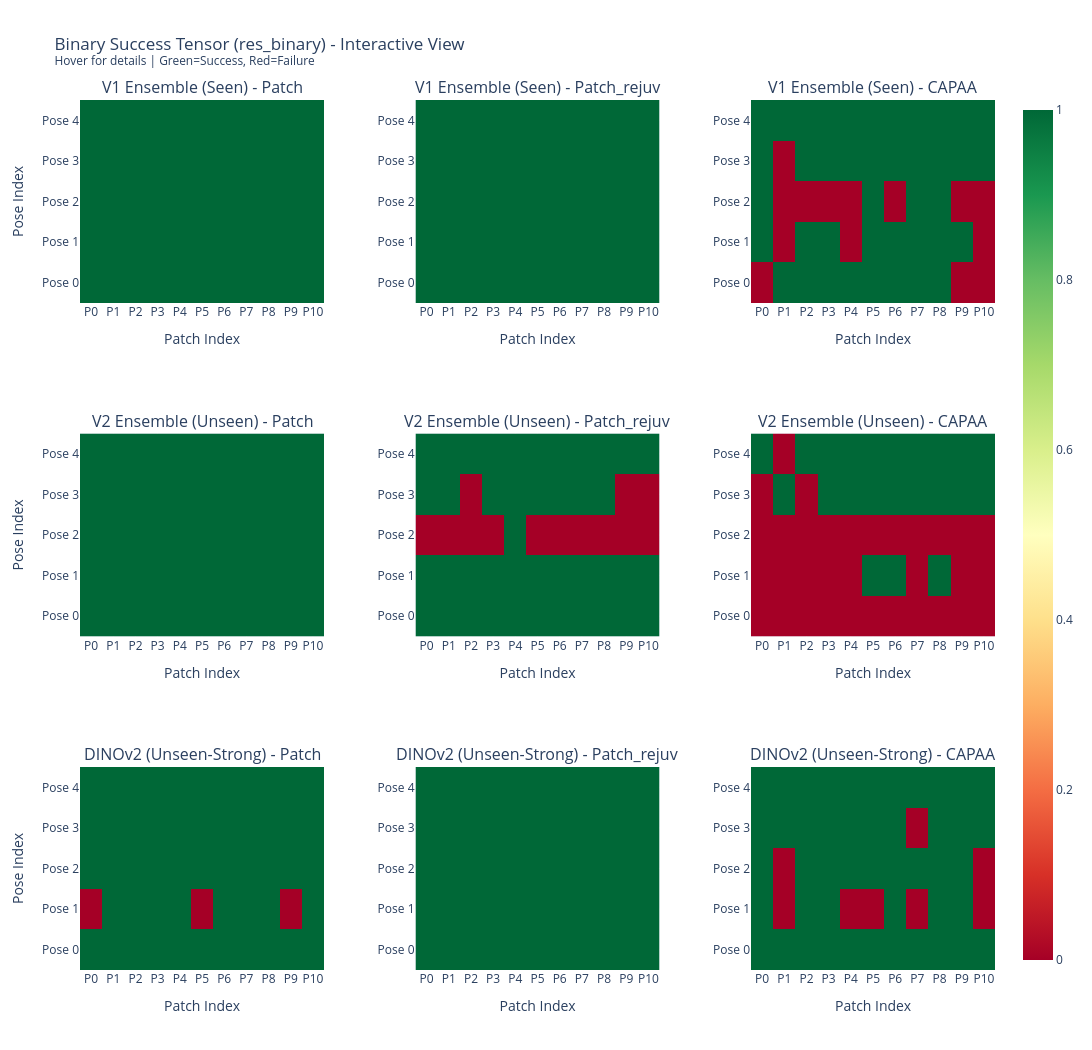

Notebook code cell kept with this figure:
### Code cell
# Interactive Plotly Heatmaps
import plotly.graph_objects as go
from plotly.subplots import make_subplots

# Get approaches that actually have data
available_approaches = list(set(m['approach'] for m in all_metrics))
n_approaches = len(available_approaches)

# Create subplots - n_approaches columns x n_models rows
fig = make_subplots(
    rows=len(models_to_analyze), 
    cols=n_approaches,
    subplot_titles=[f"{model_display_names.get(m, m)} - {approach}" 
                    for m in models_to_analyze 
                    for approach in available_approaches],
    horizontal_spacing=0.1,
    vertical_spacing=0.15
)

for idx, model_name in enumerate(models_to_analyze):
    display_name = model_display_names.get(model_name, model_name)
    row = idx + 1
    
    for col_idx, approach in enumerate(available_approaches):
        m = next((m for m in all_metrics if m['approach'] == approach and m['model'] == model_name), None)
        
        if m:
            fig.add_trace(
                go.Heatmap(
                    z=m['res_binary'],
                    x=[f"P{i}" for i in range(m['res_binary'].shape[1])],
                    y=[f"Pose {i}" for i in range(m['res_binary'].shape[0])],
                    colorscale='RdYlGn',
                    zmin=0, zmax=1,
                    showscale=(idx == 0 and col_idx == 0),
                    hovertemplate='Pose: %{y}<br>Patch: %{x}<br>Success: %{z}<extra></extra>',
                    name=f'{approach} {display_name}'
                ),
                row=row, col=col_idx + 1
            )

fig.update_layout(
    title_text='Binary Success Tensor (res_binary) - Interactive View<br><sup>Hover for details | Green=Success, Red=Failure</sup>',
    height=350 * len(models_to_analyze),
    width=400 * max(n_approaches, 2),
)

# Update axes labels
for i in range(len(models_to_analyze)):
    for j in range(n_approaches):
        fig.update_xaxes(title_text='Patch Index', row=i+1, col=j+1)
    fig.update_yaxes(title_text='Pose Index', row=i+1, col=1)

fig.show()

# Save interactive HTML
fig.write_html("tensor_heatmap_interactive.html")
print("✓ Saved interactive heatmap to tensor_heatmap_interactive.html")

### Figure 1 — Plotly figure (JSON) as saved in the notebook; plotly's stock layout.template omitted (floating-point values rounded to 4 significant figures)
{"data": [{"colorscale": [[0, "rgb(165,0,38)"], [0.1, "rgb(215,48,39)"], [0.2, "rgb(244,109,67)"], [0.3, "rgb(253,174,97)"], [0.4, "rgb(254,224,139)"], [0.5, "rgb(255,255,191)"], [0.6, "rgb(217,239,139)"], [0.7, "rgb(166,217,106)"], [0.8, "rgb(102,189,99)"], [0.9, "rgb(26,152,80)"], [1, "rgb(0,104,55)"]], "hovertemplate": "Pose: %{y}<br>Patch: %{x}<br>Success: %{z}<extra></extra>", "name": "Patch V1 Ensemble (Seen)", "showscale": true, "type": "heatmap", "x": ["P0", "P1", "P2", "P3", "P4", "P5", "P6", "P7", "P8", "P9", "P10"], "xaxis": "x", "y": ["Pose 0", "Pose 1", "Pose 2", "Pose 3", "Pose 4"], "yaxis": "y", "z": [[1, 1, 1, 1, 1, 1, 1, 1, 1, 1, 1], [1, 1, 1, 1, 1, 1, 1, 1, 1, 1, 1], [1, 1, 1, 1, 1, 1, 1, 1, 1, 1, 1], [1, 1, 1, 1, 1, 1, 1, 1, 1, 1, 1], [1, 1, 1, 1, 1, 1, 1, 1, 1, 1, 1]], "zmax": 1, "zmin": 0}, {"colorscale": [[0, "rgb(165,0,38)"], [0.1, "rgb(215,48,39)"], [0.2, "rgb(244,109,67)"], [0.3, "rgb(253,174,97)"], [0.4, "rgb(254,224,139)"], [0.5, "rgb(255,255,191)"], [0.6, "rgb(217,239,139)"], [0.7, "rgb(166,217,106)"], [0.8, "rgb(102,189,99)"], [0.9, "rgb(26,152,80)"], [1, "rgb(0,104,55)"]], "hovertemplate": "Pose: %{y}<br>Patch: %{x}<br>Success: %{z}<extra></extra>", "name": "Patch_rejuv V1 Ensemble (Seen)", "showscale": false, "type": "heatmap", "x": ["P0", "P1", "P2", "P3", "P4", "P5", "P6", "P7", "P8", "P9", "P10"], "xaxis": "x2", "y": ["Pose 0", "Pose 1", "Pose 2", "Pose 3", "Pose 4"], "yaxis": "y2", "z": [[1, 1, 1, 1, 1, 1, 1, 1, 1, 1, 1], [1, 1, 1, 1, 1, 1, 1, 1, 1, 1, 1], [1, 1, 1, 1, 1, 1, 1, 1, 1, 1, 1], [1, 1, 1, 1, 1, 1, 1, 1, 1, 1, 1], [1, 1, 1, 1, 1, 1, 1, 1, 1, 1, 1]], "zmax": 1, "zmin": 0}, {"colorscale": [[0, "rgb(165,0,38)"], [0.1, "rgb(215,48,39)"], [0.2, "rgb(244,109,67)"], [0.3, "rgb(253,174,97)"], [0.4, "rgb(254,224,139)"], [0.5, "rgb(255,255,191)"], [0.6, "rgb(217,239,139)"], [0.7, "rgb(166,217,106)"], [0.8, "rgb(102,189,99)"], [0.9, "rgb(26,152,80)"], [1, "rgb(0,104,55)"]], "hovertemplate": "Pose: %{y}<br>Patch: %{x}<br>Success: %{z}<extra></extra>", "name": "CAPAA V1 Ensemble (Seen)", "showscale": false, "type": "heatmap", "x": ["P0", "P1", "P2", "P3", "P4", "P5", "P6", "P7", "P8", "P9", "P10"], "xaxis": "x3", "y": ["Pose 0", "Pose 1", "Pose 2", "Pose 3", "Pose 4"], "yaxis": "y3", "z": [[0, 1, 1, 1, 1, 1, 1, 1, 1, 0, 0], [1, 0, 1, 1, 0, 1, 1, 1, 1, 1, 0], [1, 0, 0, 0, 0, 1, 0, 1, 1, 0, 0], [1, 0, 1, 1, 1, 1, 1, 1, 1, 1, 1], [1, 1, 1, 1, 1, 1, 1, 1, 1, 1, 1]], "zmax": 1, "zmin": 0}, {"colorscale": [[0, "rgb(165,0,38)"], [0.1, "rgb(215,48,39)"], [0.2, "rgb(244,109,67)"], [0.3, "rgb(253,174,97)"], [0.4, "rgb(254,224,139)"], [0.5, "rgb(255,255,191)"], [0.6, "rgb(217,239,139)"], [0.7, "rgb(166,217,106)"], [0.8, "rgb(102,189,99)"], [0.9, "rgb(26,152,80)"], [1, "rgb(0,104,55)"]], "hovertemplate": "Pose: %{y}<br>Patch: %{x}<br>Success: %{z}<extra></extra>", "name": "Patch V2 Ensemble (Unseen)", "showscale": false, "type": "heatmap", "x": ["P0", "P1", "P2", "P3", "P4", "P5", "P6", "P7", "P8", "P9", "P10"], "xaxis": "x4", "y": ["Pose 0", "Pose 1", "Pose 2", "Pose 3", "Pose 4"], "yaxis": "y4", "z": [[1, 1, 1, 1, 1, 1, 1, 1, 1, 1, 1], [1, 1, 1, 1, 1, 1, 1, 1, 1, 1, 1], [1, 1, 1, 1, 1, 1, 1, 1, 1, 1, 1], [1, 1, 1, 1, 1, 1, 1, 1, 1, 1, 1], [1, 1, 1, 1, 1, 1, 1, 1, 1, 1, 1]], "zmax": 1, "zmin": 0}, {"colorscale": [[0, "rgb(165,0,38)"], [0.1, "rgb(215,48,39)"], [0.2, "rgb(244,109,67)"], [0.3, "rgb(253,174,97)"], [0.4, "rgb(254,224,139)"], [0.5, "rgb(255,255,191)"], [0.6, "rgb(217,239,139)"], [0.7, "rgb(166,217,106)"], [0.8, "rgb(102,189,99)"], [0.9, "rgb(26,152,80)"], [1, "rgb(0,104,55)"]], "hovertemplate": "Pose: %{y}<br>Patch: %{x}<br>Success: %{z}<extra></extra>", "name": "Patch_rejuv V2 Ensemble (Unseen)", "showscale": false, "type": "heatmap", "x": ["P0", "P1", "P2", "P3", "P4", "P5", "P6", "P7", "P8", "P9", "P10"], "xaxis": "x5", "y": ["Pose 0", "Pose 1", "Pose 2", "Pose 3", "Pose 4"], "yaxis": "y5", "z": [[1, 1, 1, 1, 1, 1, 1, 1, 1, 1, 1], [1, 1, 1, 1, 1, 1, 1, 1, 1, 1, 1], [0, 0, 0, 0, 1, 0, 0, 0, 0, 0, 0], [1, 1, 0, 1, 1, 1, 1, 1, 1, 0, 0], [1, 1, 1, 1, 1, 1, 1, 1, 1, 1, 1]], "zmax": 1, "zmin": 0}, {"colorscale": [[0, "rgb(165,0,38)"], [0.1, "rgb(215,48,39)"], [0.2, "rgb(244,109,67)"], [0.3, "rgb(253,174,97)"], [0.4, "rgb(254,224,139)"], [0.5, "rgb(255,255,191)"], [0.6, "rgb(217,239,139)"], [0.7, "rgb(166,217,106)"], [0.8, "rgb(102,189,99)"], [0.9, "rgb(26,152,80)"], [1, "rgb(0,104,55)"]], "hovertemplate": "Pose: %{y}<br>Patch: %{x}<br>Success: %{z}<extra></extra>", "name": "CAPAA V2 Ensemble (Unseen)", "showscale": false, "type": "heatmap", "x": ["P0", "P1", "P2", "P3", "P4", "P5", "P6", "P7", "P8", "P9", "P10"], "xaxis": "x6", "y": ["Pose 0", "Pose 1", "Pose 2", "Pose 3", "Pose 4"], "yaxis": "y6", "z": [[0, 0, 0, 0, 0, 0, 0, 0, 0, 0, 0], [0, 0, 0, 0, 0, 1, 1, 0, 1, 0, 0], [0, 0, 0, 0, 0, 0, 0, 0, 0, 0, 0], [0, 1, 0, 1, 1, 1, 1, 1, 1, 1, 1], [1, 0, 1, 1, 1, 1, 1, 1, 1, 1, 1]], "zmax": 1, "zmin": 0}, {"colorscale": [[0, "rgb(165,0,38)"], [0.1, "rgb(215,48,39)"], [0.2, "rgb(244,109,67)"], [0.3, "rgb(253,174,97)"], [0.4, "rgb(254,224,139)"], [0.5, "rgb(255,255,191)"], [0.6, "rgb(217,239,139)"], [0.7, "rgb(166,217,106)"], [0.8, "rgb(102,189,99)"], [0.9, "rgb(26,152,80)"], [1, "rgb(0,104,55)"]], "hovertemplate": "Pose: %{y}<br>Patch: %{x}<br>Success: %{z}<extra></extra>", "name": "Patch DINOv2 (Unseen-Strong)", "showscale": false, "type": "heatmap", "x": ["P0", "P1", "P2", "P3", "P4", "P5", "P6", "P7", "P8", "P9", "P10"], "xaxis": "x7", "y": ["Pose 0", "Pose 1", "Pose 2", "Pose 3", "Pose 4"], "yaxis": "y7", "z": [[1, 1, 1, 1, 1, 1, 1, 1, 1, 1, 1], [0, 1, 1, 1, 1, 0, 1, 1, 1, 0, 1], [1, 1, 1, 1, 1, 1, 1, 1, 1, 1, 1], [1, 1, 1, 1, 1, 1, 1, 1, 1, 1, 1], [1, 1, 1, 1, 1, 1, 1, 1, 1, 1, 1]], "zmax": 1, "zmin": 0}, {"colorscale": [[0, "rgb(165,0,38)"], [0.1, "rgb(215,48,39)"], [0.2, "rgb(244,109,67)"], [0.3, "rgb(253,174,97)"], [0.4, "rgb(254,224,139)"], [0.5, "rgb(255,255,191)"], [0.6, "rgb(217,239,139)"], [0.7, "rgb(166,217,106)"], [0.8, "rgb(102,189,99)"], [0.9, "rgb(26,152,80)"], [1, "rgb(0,104,55)"]], "hovertemplate": "Pose: %{y}<br>Patch: %{x}<br>Success: %{z}<extra></extra>", "name": "Patch_rejuv DINOv2 (Unseen-Strong)", "showscale": false, "type": "heatmap", "x": ["P0", "P1", "P2", "P3", "P4", "P5", "P6", "P7", "P8", "P9", "P10"], "xaxis": "x8", "y": ["Pose 0", "Pose 1", "Pose 2", "Pose 3", "Pose 4"], "yaxis": "y8", "z": [[1, 1, 1, 1, 1, 1, 1, 1, 1, 1, 1], [1, 1, 1, 1, 1, 1, 1, 1, 1, 1, 1], [1, 1, 1, 1, 1, 1, 1, 1, 1, 1, 1], [1, 1, 1, 1, 1, 1, 1, 1, 1, 1, 1], [1, 1, 1, 1, 1, 1, 1, 1, 1, 1, 1]], "zmax": 1, "zmin": 0}, {"colorscale": [[0, "rgb(165,0,38)"], [0.1, "rgb(215,48,39)"], [0.2, "rgb(244,109,67)"], [0.3, "rgb(253,174,97)"], [0.4, "rgb(254,224,139)"], [0.5, "rgb(255,255,191)"], [0.6, "rgb(217,239,139)"], [0.7, "rgb(166,217,106)"], [0.8, "rgb(102,189,99)"], [0.9, "rgb(26,152,80)"], [1, "rgb(0,104,55)"]], "hovertemplate": "Pose: %{y}<br>Patch: %{x}<br>Success: %{z}<extra></extra>", "name": "CAPAA DINOv2 (Unseen-Strong)", "showscale": false, "type": "heatmap", "x": ["P0", "P1", "P2", "P3", "P4", "P5", "P6", "P7", "P8", "P9", "P10"], "xaxis": "x9", "y": ["Pose 0", "Pose 1", "Pose 2", "Pose 3", "Pose 4"], "yaxis": "y9", "z": [[1, 1, 1, 1, 1, 1, 1, 1, 1, 1, 1], [1, 0, 1, 1, 0, 0, 1, 0, 1, 1, 0], [1, 0, 1, 1, 1, 1, 1, 1, 1, 1, 0], [1, 1, 1, 1, 1, 1, 1, 0, 1, 1, 1], [1, 1, 1, 1, 1, 1, 1, 1, 1, 1, 1]], "zmax": 1, "zmin": 0}], "layout": {"annotations": [{"font": {"size": 16}, "showarrow": false, "text": "V1 Ensemble (Seen) - Patch", "x": 0.1333, "xanchor": "center", "xref": "paper", "y": 1.0, "yanchor": "bottom", "yref": "paper"}, {"font": {"size": 16}, "showarrow": false, "text": "V1 Ensemble (Seen) - Patch_rejuv", "x": 0.5, "xanchor": "center", "xref": "paper", "y": 1.0, "yanchor": "bottom", "yref": "paper"}, {"font": {"size": 16}, "showarrow": false, "text": "V1 Ensemble (Seen) - CAPAA", "x": 0.8667, "xanchor": "center", "xref": "paper", "y": 1.0, "yanchor": "bottom", "yref": "paper"}, {"font": {"size": 16}, "showarrow": false, "text": "V2 Ensemble (Unseen) - Patch", "x": 0.1333, "xanchor": "center", "xref": "paper", "y": 0.6167, "yanchor": "bottom", "yref": "paper"}, {"font": {"size": 16}, "showarrow": false, "text": "V2 Ensemble (Unseen) - Patch_rejuv", "x": 0.5, "xanchor": "center", "xref": "paper", "y": 0.6167, "yanchor": "bottom", "yref": "paper"}, {"font": {"size": 16}, "showarrow": false, "text": "V2 Ensemble (Unseen) - CAPAA", "x": 0.8667, "xanchor": "center", "xref": "paper", "y": 0.6167, "yanchor": "bottom", "yref": "paper"}, {"font": {"size": 16}, "showarrow": false, "text": "DINOv2 (Unseen-Strong) - Patch", "x": 0.1333, "xanchor": "center", "xref": "paper", "y": 0.2333, "yanchor": "bottom", "yref": "paper"}, {"font": {"size": 16}, "showarrow": false, "text": "DINOv2 (Unseen-Strong) - Patch_rejuv", "x": 0.5, "xanchor": "center", "xref": "paper", "y": 0.2333, "yanchor": "bottom", "yref": "paper"}, {"font": {"size": 16}, "showarrow": false, "text": "DINOv2 (Unseen-Strong) - CAPAA", "x": 0.8667, "xanchor": "center", "xref": "paper", "y": 0.2333, "yanchor": "bottom", "yref": "paper"}], "height": 1050, "title": {"text": "Binary Success Tensor (res_binary) - Interactive View<br><sup>Hover for details | Green=Success, Red=Failure</sup>"}, "width": 1200, "xaxis": {"anchor": "y", "domain": [0, 0.2667], "title": {"text": "Patch Index"}}, "xaxis2": {"anchor": "y2", "domain": [0.3667, 0.6333], "title": {"text": "Patch Index"}}, "xaxis3": {"anchor": "y3", "domain": [0.7333, 1], "title": {"text": "Patch Index"}}, "xaxis4": {"anchor": "y4", "domain": [0, 0.2667], "title": {"text": "Patch Index"}}, "xaxis5": {"anchor": "y5", "domain": [0.3667, 0.6333], "title": {"text": "Patch Index"}}, "xaxis6": {"anchor": "y6", "domain": [0.7333, 1], "title": {"text": "Patch Index"}}, "xaxis7": {"anchor": "y7", "domain": [0, 0.2667], "title": {"text": "Patch Index"}}, "xaxis8": {"anchor": "y8", "domain": [0.3667, 0.6333], "title": {"text": "Patch Index"}}, "xaxis9": {"anchor": "y9", "domain": [0.7333, 1], "title": {"text": "Patch Index"}}, "yaxis": {"anchor": "x", "domain": [0.7667, 1.0], "title": {"text": "Pose Index"}}, "yaxis2": {"anchor": "x2", "domain": [0.7667, 1.0]}, "yaxis3": {"anchor": "x3", "domain": [0.7667, 1.0]}, "yaxis4": {"anchor": "x4", "domain": [0.3833, 0.6167], "title": {"text": "Pose Index"}}, "yaxis5": {"anchor": "x5", "domain": [0.3833, 0.6167]}, "yaxis6": {"anchor": "x6", "domain": [0.3833, 0.6167]}, "yaxis7": {"anchor": "x7", "domain": [0, 0.2333], "title": {"text": "Pose Index"}}, "yaxis8": {"anchor": "x8", "domain": [0, 0.2333]}, "yaxis9": {"anchor": "x9", "domain": [0, 0.2333]}}}
